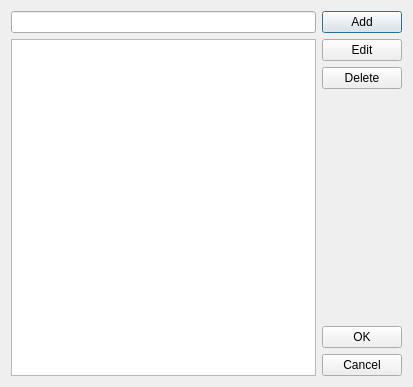
<ui version="4.0" >
 <class>dlg_confpubhub</class>
 <widget class="QDialog" name="dlg_confpubhub" >
  <property name="geometry" >
   <rect>
    <x>0</x>
    <y>0</y>
    <width>413</width>
    <height>387</height>
   </rect>
  </property>
  <property name="windowTitle" >
   <string>Configure Public Hubs</string>
  </property>
  <property name="windowIcon" >
   <iconset/>
  </property>
  <layout class="QGridLayout" >
   <item row="0" column="0" >
    <layout class="QHBoxLayout" >
     <item>
      <layout class="QVBoxLayout" >
       <item>
        <widget class="QLineEdit" name="editBox" />
       </item>
       <item>
        <widget class="QHubListWidget" name="hubLists" />
       </item>
      </layout>
     </item>
     <item>
      <layout class="QVBoxLayout" >
       <item>
        <widget class="QPushButton" name="btn_add" >
         <property name="text" >
          <string>Add</string>
         </property>
        </widget>
       </item>
       <item>
        <widget class="QPushButton" name="btn_edit" >
         <property name="text" >
          <string>Edit</string>
         </property>
        </widget>
       </item>
       <item>
        <widget class="QPushButton" name="btn_delete" >
         <property name="text" >
          <string>Delete</string>
         </property>
        </widget>
       </item>
       <item>
        <spacer>
         <property name="orientation" >
          <enum>Qt::Vertical</enum>
         </property>
         <property name="sizeHint" >
          <size>
           <width>20</width>
           <height>40</height>
          </size>
         </property>
        </spacer>
       </item>
       <item>
        <widget class="QPushButton" name="btn_ok" >
         <property name="text" >
          <string>OK</string>
         </property>
        </widget>
       </item>
       <item>
        <widget class="QPushButton" name="btn_cancel" >
         <property name="text" >
          <string>Cancel</string>
         </property>
        </widget>
       </item>
      </layout>
     </item>
    </layout>
   </item>
  </layout>
 </widget>
 <customwidgets>
  <customwidget>
   <class>QHubListWidget</class>
   <extends>QListWidget</extends>
   <header>../src/widgets/stil_qdltreewidget.h</header>
  </customwidget>
 </customwidgets>
 <resources/>
 <connections/>
</ui>
